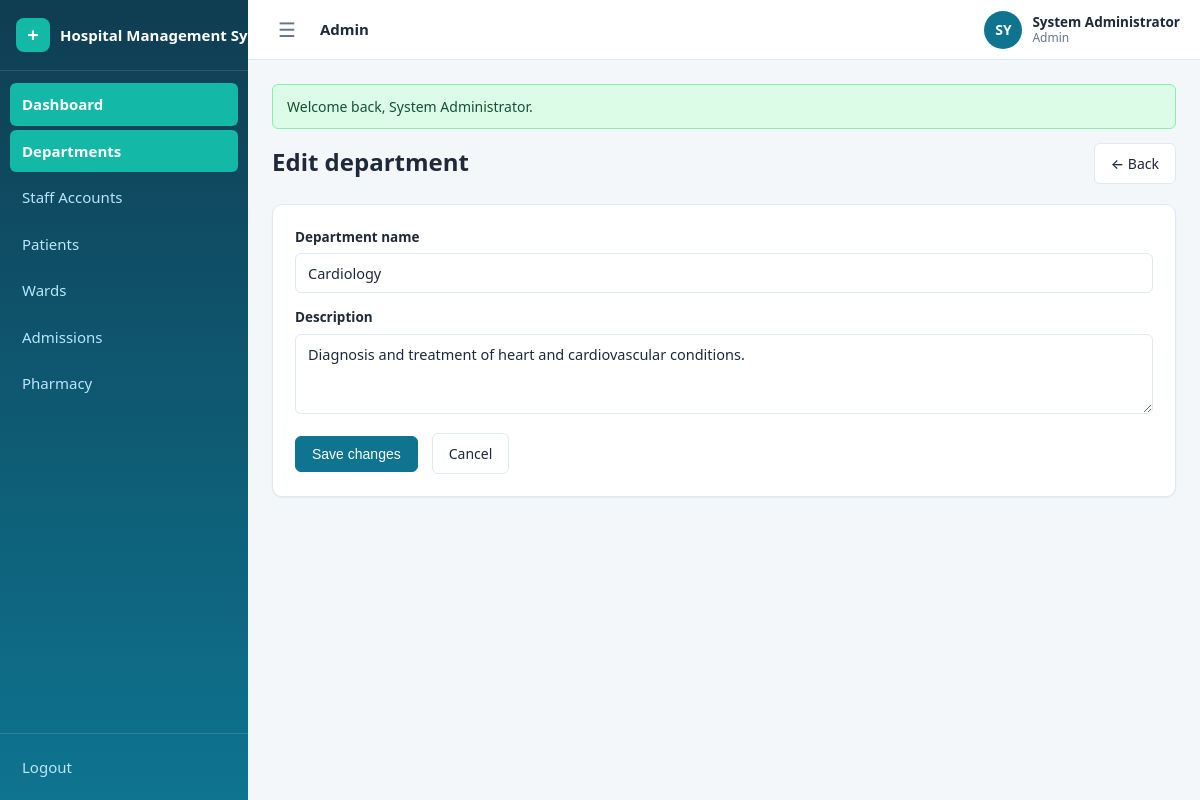
Page /admin/departments/1/edit (signed in) on the committed database.
### tables this page shows
CREATE TABLE IF NOT EXISTS departments (
    id          INT UNSIGNED AUTO_INCREMENT PRIMARY KEY,
    name        VARCHAR(100) NOT NULL,
    description TEXT DEFAULT NULL,
    created_at  TIMESTAMP NOT NULL DEFAULT CURRENT_TIMESTAMP,
    UNIQUE KEY uq_departments_name (name)
);

### config/helpers.php (called while the page is built, shortened)
<?php
function e($value): string
{
    return htmlspecialchars((string) $value, ENT_QUOTES, 'UTF-8');
}
function url(string $path = ''): string
{
    return BASE_URL . '/' . ltrim($path, '/');
}
function render_partial(string $view, array $data = []): string
{
    extract($data, EXTR_SKIP);
    require APP_ROOT . '/views/' . $view . '.php';
    return ob_get_clean();
}
function view(string $view, array $data = [], string $layout = 'app'): void
{
    $content = render_partial($view, $data);
}

### controllers/DepartmentController.php (called while the page is built, shortened)
<?php
class DepartmentController
{
    public function edit(array $params): void
    {
        $department = Department::findById((int) $params['id']);
        view('admin/departments/edit', ['department' => $department]);
    }
}

### public/index.php (called while the page is built, shortened)
<?php
require_once __DIR__ . '/../config/config.php';
$method = $_SERVER['REQUEST_METHOD'];
$path   = '/' . trim($_GET['url'] ?? '', '/');
if ($path !== '/') {
    $path = rtrim($path, '/');
}
[$controllerClass, $action, $params] = dispatch($routes, $method, $path);
$controller = new $controllerClass();
call_user_func_array([$controller, $action], [$params]);
function dispatch(array $routes, string $method, string $path): array
{
    foreach ($routes[$method] ?? [] as $pattern => $handler) {
        $params = match_route($pattern, $path);
        if ($params !== null) {
            return [$handler[0], $handler[1], $params];
        }
    }
    exit;
}
function match_route(string $pattern, string $path): ?array
{
    $patternParts = explode('/', trim($pattern, '/'));
    $pathParts    = $path === '/' ? [''] : explode('/', trim($path, '/'));
    if (count($patternParts) !== count($pathParts)) {
        return null;
    }
    $params = [];
    foreach ($patternParts as $i => $segment) {
        if (strlen($segment) > 2 && $segment[0] === '{' && substr($segment, -1) === '}') {
            $key = substr($segment, 1, -1);
            $params[$key] = urldecode($pathParts[$i]);
        } elseif ($segment !== $pathParts[$i]) {
            return null;
        }
    }
    return $params;
}

### config/config.php (called while the page is built, shortened)
<?php
spl_autoload_register(function (string $class): void {
    foreach (['controllers', 'models'] as $dir) {
        $file = APP_ROOT . '/' . $dir . '/' . $class . '.php';
        if (is_file($file)) {
            return;
        }
    }
});
require_once APP_ROOT . '/config/database.php';
function db(): PDO
{
    return Database::getInstance();
}
require_once APP_ROOT . '/config/helpers.php';

### config/database.php (called while the page is built, shortened)
<?php
final class Database
{
    private static ?PDO $instance = null;
    public static function getInstance(): PDO
    {
        if (self::$instance === null) {
            $dsn = 'mysql:host=' . DB_HOST . ';port=' . DB_PORT . ';dbname=' . DB_NAME . ';charset=' . DB_CHARSET;
            try {
                self::$instance = new PDO($dsn, DB_USER, DB_PASS, [
                    PDO::ATTR_ERRMODE            => PDO::ERRMODE_EXCEPTION,
                    PDO::ATTR_DEFAULT_FETCH_MODE => PDO::FETCH_ASSOC,
                    PDO::ATTR_EMULATE_PREPARES   => false,
                ]);
            } catch (PDOException $e) {
                die('Database connection failed: ' . e($e->getMessage()));
            }
        }
        return self::$instance;
    }
}

### models/Department.php (called while the page is built, shortened)
<?php
class Department
{
    public static function findById(int $id)
    {
        $stmt = db()->prepare('SELECT * FROM departments WHERE id = ?');
        $stmt->execute([$id]);
        return $stmt->fetch() ?: false;
    }
}

### views/admin/departments/edit.php (the view, shortened to what this page needs)
<div class="row">
    <h1 class="page-title grow">Edit department</h1>
    <a class="btn" href="<?= url('/admin/departments') ?>">&larr; Back</a>
</div>
<div class="card mt">
    <form method="post" action="<?= url('/admin/departments/' . (int) $department['id'] . '/update') ?>">
        <div class="form-group">
            <label for="name">Department name</label>
            <input type="text" id="name" name="name" value="<?= e($department['name']) ?>" required>
        </div>
        <div class="form-group">
            <label for="description">Description</label>
            <textarea id="description" name="description"><?= e($department['description']) ?></textarea>
        </div>
        <div class="row">
            <button class="btn btn-primary" type="submit">Save changes</button>
            <a class="btn" href="<?= url('/admin/departments') ?>">Cancel</a>
        </div>
    </form>
</div>

### public/assets/css/style.css (style rules this page uses)
:root { --primary: #0e7490; --primary-dark: #155e75; --primary-soft: #ecfeff; --teal: #14b8a6; --teal-dark: #0f766e; --bg: #f4f7f9; --surface: #ffffff; --border: #e2e8f0; --text: #1e293b; --text-muted: #64748b; --ok: #16a34a; --ok-soft: #dcfce7; --warn: #b45309; --warn-soft: #fef3c7; --danger: #dc2626; --danger-soft: #fee2e2; --info: #0369a1; --info-soft: #dbeafe; --radius: 10px; --radius-sm: 6px; --shadow-sm: 0 1px 2px rgba(15, 23, 42, .06); --shadow-md: 0 10px 24px rgba(15, 23, 42, .10); --font: 'Segoe UI', system-ui, -apple-system, sans-serif; --sidebar-w: 248px; --sidebar-coll: 76px; --header-h: 60px; }
* { box-sizing: border-box; }
html, body { margin: 0; padding: 0; font-family: var(--font); color: var(--text); background: var(--bg); font-size: 15px; line-height: 1.5; }
a { color: var(--primary); text-decoration: none; }
.app { display: flex; min-height: 100vh; }
.page-title { font-size: 24px; margin: 0 0 4px; }
.mt { margin-top: 20px; }
.card { background: var(--surface); border: 1px solid var(--border); border-radius: var(--radius); box-shadow: var(--shadow-sm); padding: 22px; }
.btn { display: inline-flex; align-items: center; justify-content: center; gap: 6px; padding: 9px 16px; border-radius: var(--radius-sm); border: 1px solid var(--border); background: var(--surface); color: var(--text); font-size: 14px; font-weight: 500; cursor: pointer; transition: background .15s, border-color .15s, box-shadow .15s; }
.btn-primary { background: var(--primary); border-color: var(--primary); color: #fff; }
.form-group { margin-bottom: 14px; }
.form-group label { display: block; font-size: 13.5px; font-weight: 600; margin-bottom: 6px; }
input[type="text"], input[type="email"], input[type="password"], input[type="date"], input[type="time"], input[type="tel"], input[type="search"], input[type="number"], select, textarea { width: 100%; padding: 9px 12px; border: 1px solid var(--border); border-radius: var(--radius-sm); font-size: 14.5px; font-family: var(--font); color: var(--text); background: var(--surface); transition: border-color .15s, box-shadow .15s; }
textarea { resize: vertical; min-height: 80px; }
.row { display: flex; gap: 14px; align-items: center; flex-wrap: wrap; }
.row .grow { flex: 1; }

### rows in the picture
departments: name "Cardiology", description "Diagnosis and treatment of heart and cardiovascular conditions."

### other values in the picture
APP_NAME "Hospital Management…"
$label "Dashboard"
$label "Departments"
$label "Staff Accounts"
$label "Patients"
$label "Wards"
$label "Admissions"
$label "Pharmacy"
$roleLabel "Admin"
$initials "SY"
$user['name'] "System Administrator"
$flash['message'] "Welcome back, System Administrator."
